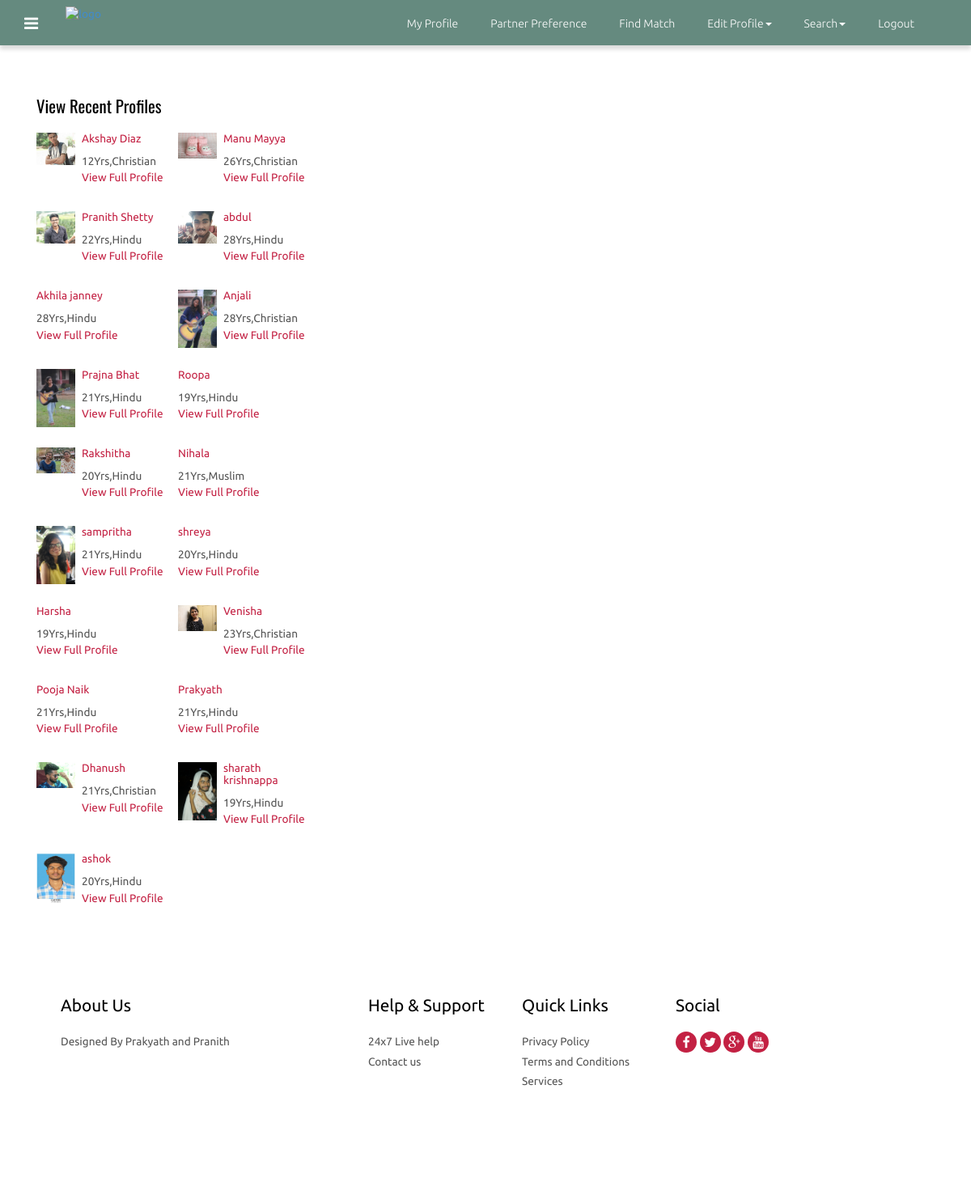
/available_profiles.php, run on the app's committed database.
### tables this page shows
CREATE TABLE `customer` (
  `id` int(10) NOT NULL,
  `cust_id` int(5) NOT NULL,
  `email` varchar(60) NOT NULL,
  `age` varchar(10) NOT NULL,
  `height` int(10) NOT NULL,
  `sex` varchar(6) NOT NULL,
  `religion` varchar(20) NOT NULL,
  `district` varchar(20) NOT NULL,
  `state` varchar(20) NOT NULL,
  `country` varchar(10) NOT NULL,
  `maritalstatus` varchar(20) NOT NULL,
  `education` text NOT NULL,
  `firstname` text NOT NULL,
  `mothertounge` text NOT NULL,
  `weight` int(5) NOT NULL,
  `dateofbirth` date NOT NULL,
  `occupation` text NOT NULL,
  `occupation_descr` text NOT NULL,
  `annual_income` varchar(20) NOT NULL,
  `no_bro` int(5) NOT NULL,
  `no_sis` int(5) NOT NULL,
  `aboutme` text NOT NULL,
  `profilecreationdate` date NOT NULL
);

CREATE TABLE `photos` (
  `id` int(10) NOT NULL,
  `cust_id` int(10) NOT NULL,
  `pic1` varchar(25) NOT NULL,
  `pic2` varchar(40) NOT NULL,
  `pic3` varchar(40) NOT NULL,
  `pic4` varchar(40) NOT NULL
);

### functions.php (called while the page is built, shortened)
<?php
function mysqlexec($sql){
	$host="localhost";
	$username="root";
	$password="";
	$db_name="matrimony";
	$conn=mysqli_connect("$host", "$username", "$password")or die("cannot connect");
	mysqli_select_db($conn,"$db_name")or die("cannot select DB");
	if($result = mysqli_query($conn, $sql)){
		return $result;
	}
	else{
		echo mysqli_error($conn);
	}
}
?>

### available_profiles.php (the view, shortened to what this page needs)
<?php include_once("functions.php"); ?>
<!DOCTYPE HTML>
<html>
<head>
<link href="css/bootstrap-3.1.1.min.css" rel='stylesheet' type='text/css' />
<link href="css/style.css" rel='stylesheet' type='text/css' />
<link href="css/font-awesome.css" rel="stylesheet">
</head>
<body>
 <?php include_once("includes/user_header.php");?>
<div class="grid_3">
  <div class="container">
     <div class="col-md-4 profile_right">
        <div class="view_profile view_profile2">
        	<h3>View Recent Profiles</h3>
            <table width="100%">
    <?php
     $sql="SELECT * FROM customer ORDER BY profilecreationdate ASC";
      $result=mysqlexec($sql);
      $count=0;
      while($row=mysqli_fetch_assoc($result)){
            $profid=$row['cust_id'];
          $sql="SELECT * FROM photos WHERE cust_id=$profid";
          $result2=mysqlexec($sql);
          $photo=mysqli_fetch_assoc($result2);
          $pic=$photo['pic1'];
          if($count==0)
           {
              echo '<tr>';
            }
    echo "<div class=\"col-sm-6 paid_people-left\">";
    echo "<ul class=\"profile_item\">";
    echo "<a href=\"view_profile.php?id=$profid\">";
    echo "<li class=\"profile_item-img\"><img src=\"profile/". $profid."/".$pic ."\"" . "class=\"img-responsive\" alt=\"\"/></li>";
    echo "<li class=\"profile_item-desc\">";
    echo "<h4>" . $row['firstname'] .  "</h4>";
    echo "<p>" . $row['age']. "Yrs," . $row['religion'] . "</p>";
    echo "<h5>" . "View Full Profile" . "</h5>";
    echo "</li>";
    echo "</a>";
    echo "</ul>";
    echo "</div>";
    $count++;
      if($count==2)
	{
    	echo '</tr>';
		$count=0;
		}
      }
     ?>
</div>
        </div>
    </div>
  </div>
<?php include_once("footer.php");?>
<link rel="stylesheet" href="css/flexslider.css" type="text/css" media="screen" />
</body>
</html>

### css/style.css (style rules this page uses)
h4, h5, h6, h1, h2, h3 { margin-top: 0; }
ul, ol { margin: 0; }
p { margin: 0; }
html, body { font-family: 'Ubuntu', sans-serif; font-size: 100%; background:#fff; }
body a { transition:0.5s all; -webkit-transition:0.5s all; -moz-transition:0.5s all; -o-transition:0.5s all; -ms-transition:0.5s all; }
ul.profile_item { padding:0; margin:0 0 1.5em 0; list-style:none; }
ul.profile_item li.profile_item-img { width:30%; float:left; margin-right: 5%; }
.view_profile h3 { font-size:1.3em; color:#000; margin-bottom: 1em; font-family: 'Oswald', sans-serif; }
ul.profile_item li.profile_item-desc h4, ul.profile_item li.profile_item-desc h5 { color:#c32143; font-size:0.85em; }
ul.profile_item li.profile_item-desc { overflow:hidden; }
ul.profile_item li.profile_item-desc p { color:#555; font-size:0.85em; line-height:1.5em; margin-bottom: 3px; }
.paid_people-left { padding-left:0; }
.view_profile2 { margin:4em 0 0 0; }
ul { padding: 0; list-style: none; }
.headings h1, h2,h3,h4,h5,h6 { font-weight:400; }

### data on the page
customer: photos.pic1 (picture), firstname "Akshay Diaz", age "12", religion "Christian"
customer: photos.pic1 (picture), firstname "Manu Mayya", age "26", religion "Christian"
customer: photos.pic1 (picture), firstname "Pranith Shetty", age "22", religion "Hindu"
customer: photos.pic1 (picture), firstname "abdul", age "28", religion "Hindu"
customer: firstname "Akhila janney", age "28", religion "Hindu"
customer: photos.pic1 (picture), firstname "Anjali", age "28", religion "Christian"
customer: photos.pic1 (picture), firstname "Prajna Bhat", age "21", religion "Hindu"
customer: firstname "Roopa", age "19", religion "Hindu"
customer: photos.pic1 (picture), firstname "Rakshitha", age "20", religion "Hindu"
customer: firstname "Nihala", age "21", religion "Muslim"
customer: photos.pic1 (picture), firstname "sampritha", age "21", religion "Hindu"
customer: firstname "shreya", age "20", religion "Hindu"
customer: firstname "Harsha", age "19", religion "Hindu"
customer: photos.pic1 (picture), firstname "Venisha", age "23", religion "Christian"
customer: firstname "Pooja Naik", age "21", religion "Hindu"
customer: firstname "Prakyath", age "21", religion "Hindu"
customer: photos.pic1 (picture), firstname "Dhanush", age "21", religion "Christian"
customer: photos.pic1 (picture), firstname "sharath krishnappa", age "19", religion "Hindu"
customer: photos.pic1 (picture), firstname "ashok", age "20", religion "Hindu"
